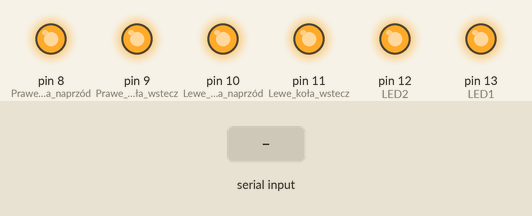
Simulated run of this sketch. Board: Arduino Mega 2560, built with avr-gcc and run on an emulated ATmega2560. On the bench: output pins drawn as LEDs (lit = HIGH). Dashed ring = blinking. The inputs (shaded band) are chosen by the test bench.

Above: at 1.2 s.
1.3 s: "W" received over the second serial link
At 1.77 s:
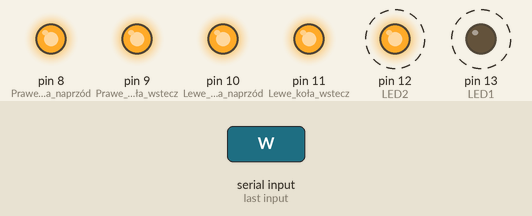
4.3 s: "F" received over the second serial link
At 5.4 s:
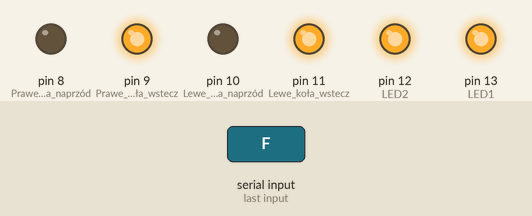
5.9 s: "B" received over the second serial link
At 6.6 s:
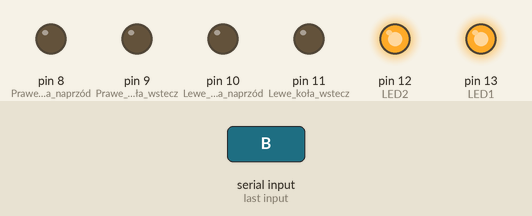
7.4 s: "M" received over the second serial link
At 7.8 s:
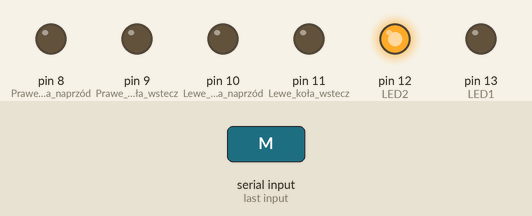
8.9 s: "S" received over the second serial link
At 10.1 s:
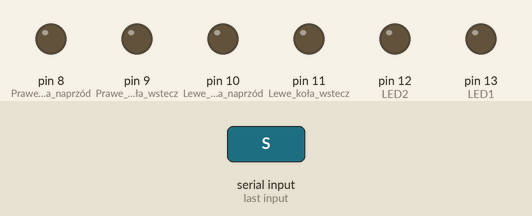
10.4 s: "A" received over the second serial link
At 10.82 s:
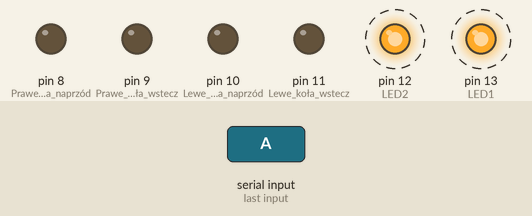
Timing chart, 0 to 14.4 s (numbered marks = the images above; inputs shaded):
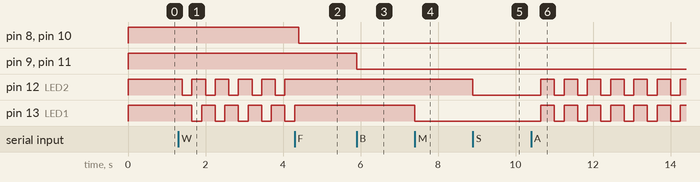

The sketch:

code.ino
```cpp
char t;

void setup() {
pinMode(13,OUTPUT);    //LED1
pinMode(12,OUTPUT);    //LED2
pinMode(11,OUTPUT);    //Lewe koła wstecz
pinMode(10,OUTPUT);    //Lewe koła naprzód
pinMode(9,OUTPUT);     //Prawe koła wstecz
pinMode(8,OUTPUT);     //Prawe koła naprzód

digitalWrite(13,HIGH); //wszystko OFF na start
digitalWrite(12,HIGH);
digitalWrite(11,HIGH);
digitalWrite(10,HIGH);
digitalWrite(9,HIGH);
digitalWrite(8,HIGH);

Serial1.begin(9600);

}

void loop() {
if(Serial1.available()){
  t = Serial1.read();
  Serial1.println(t);
}

if(t == 'F'){            //Cała naprzód
  digitalWrite(10,LOW);
  digitalWrite(8,LOW);
}

else if(t == 'B'){      //Cała wstecz
  digitalWrite(11,LOW);
  digitalWrite(9,LOW);
}

else if(t == 'R'){      //Skręć w prawo (lewe koła do tyłu; prawe koła do przodu)
  digitalWrite(8,LOW);
  digitalWrite(11,LOW);
}

else if(t == 'L'){      //Skręć w lewo (lewe koła do przodu; prawe koła do tyłu)
  digitalWrite(9,LOW);
  digitalWrite(10,LOW);
}

else if(t == 'M'){      //LED Śmierci 1
  digitalWrite(13,LOW);
}
else if(t == 'S'){      //LED Śmierci 2
  digitalWrite(12,LOW);
}
else if(t == 'W'){
  digitalWrite(12,LOW);
  delay(250);
  digitalWrite(12,HIGH);
  digitalWrite(13,LOW);
  delay(250);
  digitalWrite(13,HIGH);
}
else if(t == 'A'){
  digitalWrite(12, LOW);
  digitalWrite(13, LOW);
  delay(250);
  digitalWrite(12, HIGH);
  digitalWrite(13, HIGH);
  delay(250);
}

else {
  digitalWrite(13,HIGH); //Wszystko Stop
  digitalWrite(12,HIGH);
  digitalWrite(11,HIGH);
  digitalWrite(10,HIGH);
  digitalWrite(9,HIGH);
  digitalWrite(8,HIGH);
}
delay(100);
}
```

Measured:
- after the input at 1.3 s, pin 12 (LED2): alternates HIGH for 0.35 s and LOW for 0.25 s, starting after 0.10 s; pin 13 (LED1): alternates HIGH for 0.35 s and LOW for 0.25 s, starting after 0.35 s
- after the input at 4.3 s, pin 8 (Prawe_koła_naprzód), pin 10 (Lewe_koła_naprzód): HIGH → LOW after 0.10 s; pin 12 (LED2): stops changing and stays HIGH; pin 13 (LED1): goes on until 4.3 s, then stays HIGH
- after the input at 5.9 s, pin 9 (Prawe_koła_wstecz), pin 11 (Lewe_koła_wstecz): HIGH → LOW at once
- after the input at 7.4 s, pin 13 (LED1): HIGH → LOW at once
- after the input at 8.9 s, pin 12 (LED2): HIGH → LOW at once
- after the input at 10.4 s, pin 12 (LED2), pin 13 (LED1): alternates HIGH for 0.35 s and LOW for 0.25 s, starting after 0.25 s
